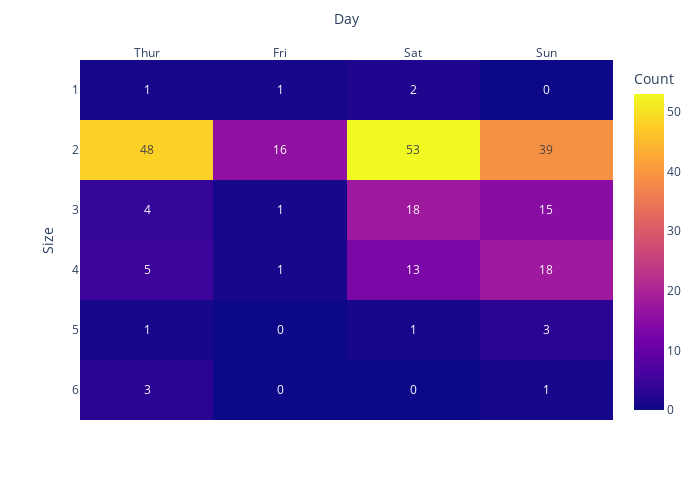

This figure's notebook cell:
### Code cell
order = ["Thur", "Fri", "Sat", "Sun"]
fig = px.imshow(df_DD[order], y=df_DD["size"], text_auto=True, labels=dict(x="Day", y="Size", color="Count"))
fig.update_layout(
    autosize=False,
    width=700,
    height=500)
fig.update_xaxes(side="top")
fig.show()

### Figure 1 — Plotly figure (JSON) as saved in the notebook; plotly's stock layout.template omitted (floating-point values rounded to 4 significant figures)
{"data": [{"coloraxis": "coloraxis", "hovertemplate": "Day: %{x}<br>Size: %{y}<br>Count: %{z}<extra></extra>", "name": "0", "texttemplate": "%{z}", "type": "heatmap", "x": ["Thur", "Fri", "Sat", "Sun"], "xaxis": "x", "y": [1, 2, 3, 4, 5, 6], "yaxis": "y", "z": [[1, 1, 2, 0], [48, 16, 53, 39], [4, 1, 18, 15], [5, 1, 13, 18], [1, 0, 1, 3], [3, 0, 0, 1]]}], "layout": {"autosize": false, "coloraxis": {"colorbar": {"title": {"text": "Count"}}, "colorscale": [[0, "#0d0887"], [0.1111, "#46039f"], [0.2222, "#7201a8"], [0.3333, "#9c179e"], [0.4444, "#bd3786"], [0.5556, "#d8576b"], [0.6667, "#ed7953"], [0.7778, "#fb9f3a"], [0.8889, "#fdca26"], [1, "#f0f921"]]}, "height": 500, "margin": {"t": 60}, "width": 700, "xaxis": {"anchor": "y", "constrain": "domain", "domain": [0, 1], "scaleanchor": "y", "side": "top", "title": {"text": "Day"}}, "yaxis": {"anchor": "x", "autorange": "reversed", "constrain": "domain", "domain": [0, 1], "title": {"text": "Size"}}}}
